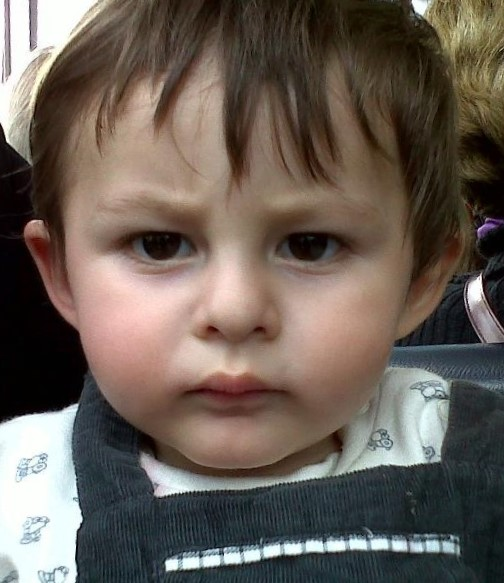
#> input picture 04-Hybrid/Answers/Imgs/baby.jpg, 504 x 583 px
$ python lab04.py   (older library calls are emulated)
#> lines starting #> are read from the running program, lines starting #| are printed output that depends on the picture
#!/usr/bin/env python

import cv2
import os
from scipy import misc
import numpy as np

image1 = os.getcwd() + '/Imgs/baby.jpg'
image2 = os.getcwd() + '/Imgs/cat.jpg'

Baby = cv2.imread(image1,0)
#> Baby: shape (583, 504); min 0, max 255, mean 97.1
Cat = cv2.imread(image2,0)
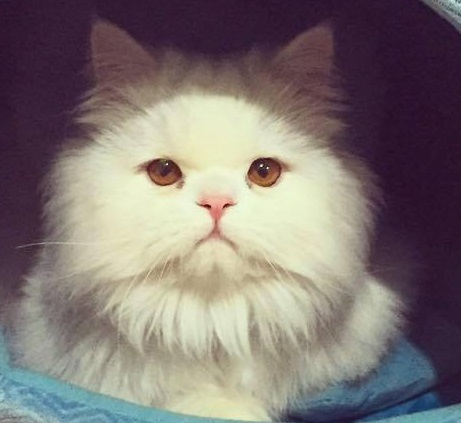
#> input picture 04-Hybrid/Answers/Imgs/cat.jpg, 461 x 423 px
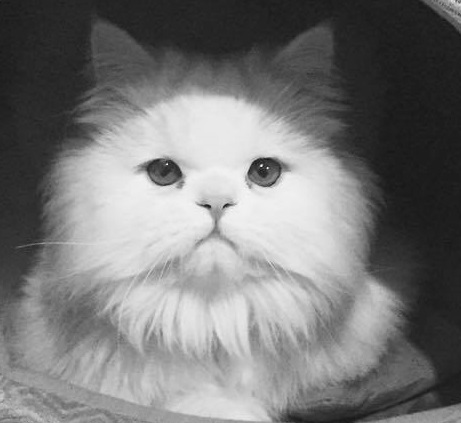
#> Cat: shape (423, 461); min 20, max 251, mean 120.6

x,y = 500,500

Baby = cv2.resize(Baby, (x,y))
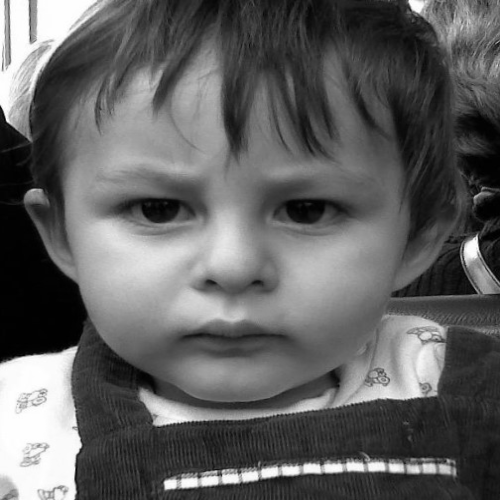
#> Baby: shape (500, 500); min 0, max 255, mean 97
Cat = cv2.resize(Cat, (x,y))
#> Cat: shape (500, 500)

BabyBlur = cv2.GaussianBlur(Baby, (35,35), 0)
CatBlur = cv2.GaussianBlur(Cat, (45,45), 0)
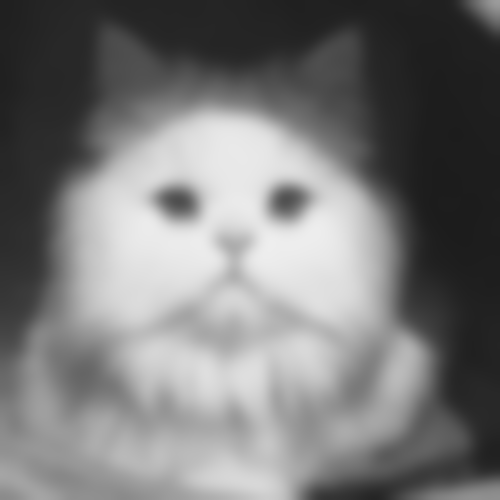
#> CatBlur: shape (500, 500); min 28, max 238, mean 120.5

High = Cat - CatBlur
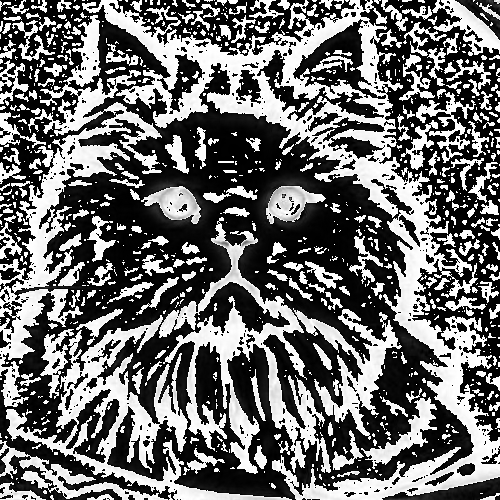
#> High: shape (500, 500); min 0, max 255, mean 107.8

Hybrid = High + BabyBlur

misc.imsave('Hybrid_filter.png', Hybrid)

I = cv2.resize(Hybrid, (200,200))
I1 = cv2.resize(cv2.pyrDown(I), (200,200))
I2 = cv2.resize(cv2.pyrDown(I1), (200,200))
I3 = cv2.resize(cv2.pyrDown(I2), (200,200))
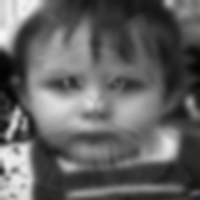
#> I3: shape (200, 200); min 3, max 247, mean 99
I4 = cv2.resize(cv2.pyrDown(I3), (200,200))

f = np.concatenate((I,I1,I2,I3,I4),axis=1)
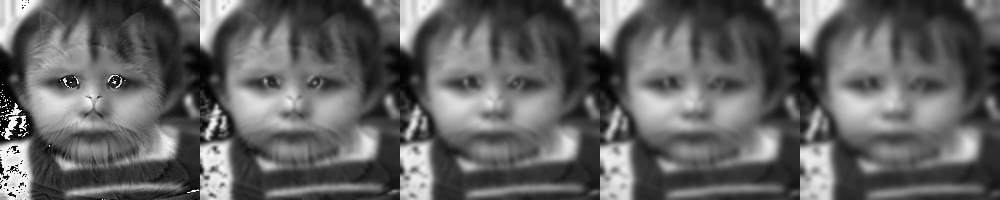
#> f: shape (200, 1000); min 0, max 255, mean 98.9

misc.imsave('Pyramid.png', f)
